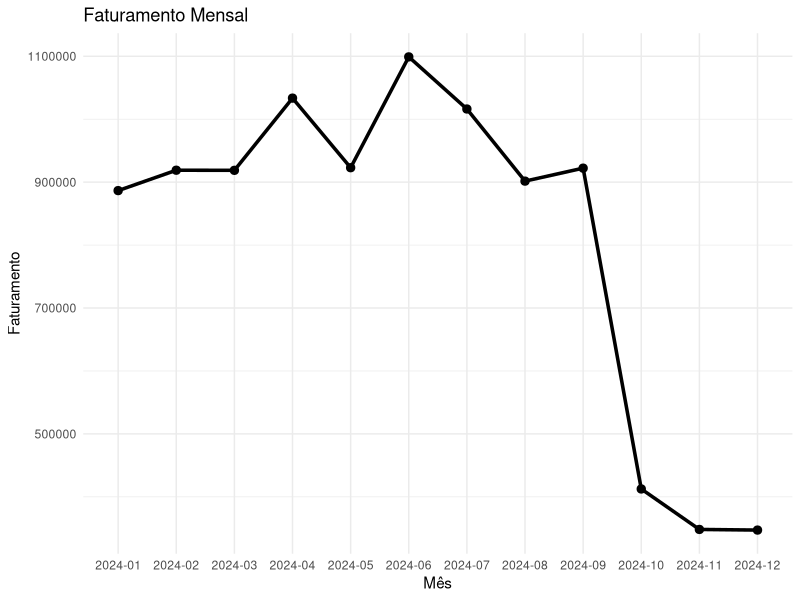
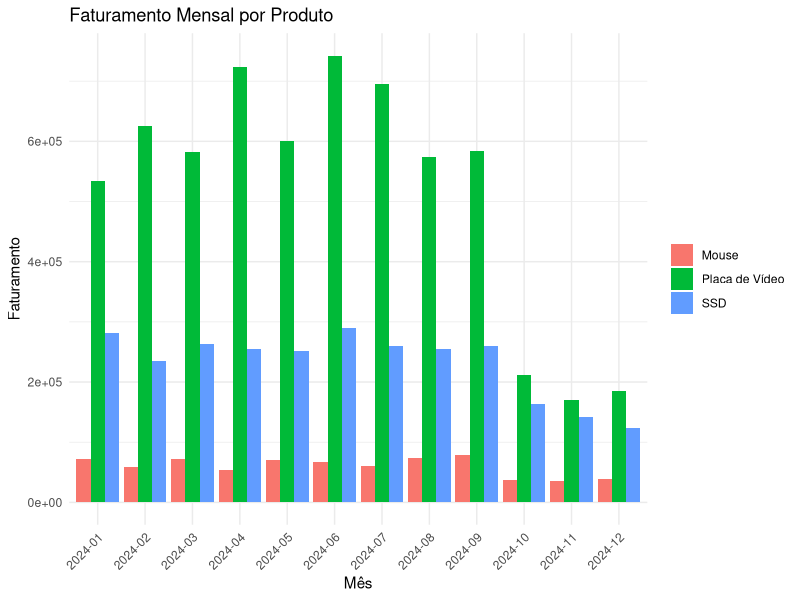
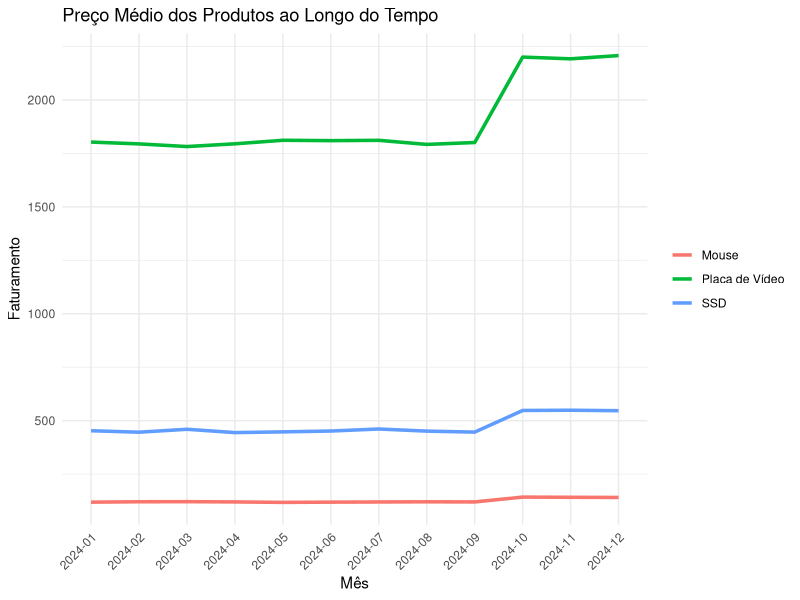

R code for these plots, in order:
# Instalação e Carregamento dos Pacotes -----------------------------------
library(dplyr)
library(ggplot2)
library(readr)

# Importação dos Dados ----------------------------------------------------
vendas_hashtech <- read_csv("../dados/vendas_hashtech.csv")
View(vendas_hashtech)

# Calculando o Faturamento Mensal -----------------------------------------

# Criação do DataFrame do Total de Vendas por Mês
vendas_mensais <- vendas_hashtech %>% 
  mutate(mes = substr(data, 1, 7)) %>% 
  group_by(mes) %>% 
  summarise(faturamento_total = sum(faturamento))

# Plot do Total de Vendas por Mês
ggplot(vendas_mensais, aes(x = mes, y = faturamento_total, group = 1)) +
  geom_line(linewidth = 1.2) +
  geom_point(size = 2.5) +
  labs(
    title = "Faturamento Mensal",
    x = "Mês",
    y = "Faturamento"
  ) +
  theme_minimal()

# Calculando o Faturamento por Produto ------------------------------------
vendas_produtos <- vendas_hashtech %>%
  mutate(mes = substr(data, 1, 7)) %>%
  group_by(mes, produto) %>%
  summarise(faturamento_total = sum(faturamento))

ggplot(vendas_produtos, aes(x = mes, y = faturamento_total, fill = produto)) +
  geom_col(position = "dodge") + # por padrão, a posição vem como stack
  labs(
    title = "Faturamento Mensal por Produto",
    x = "Mês",
    y = "Faturamento",
    fill = NULL
  ) + 
  theme_minimal() +
  theme(axis.text.x = element_text(angle = 45, hjust = 1))

# Calculando o Preço Médio dos Produtos -----------------------------------
preco_medio <- vendas_hashtech %>% 
  mutate(mes = substr(data, 1, 7)) %>% 
  group_by(mes, produto) %>%
  summarise(preco_medio = mean(preco_unitario))

ggplot(preco_medio, aes(x = mes, y = preco_medio, color = produto, group = produto)) +
  geom_line(size = 1.2) + 
  labs(
    title = "Preço Médio dos Produtos ao Longo do Tempo",
    x = "Mês",
    y = "Faturamento",
    color = NULL
  ) + 
  theme_minimal() +
  theme(axis.text.x = element_text(angle = 45, hjust = 1))